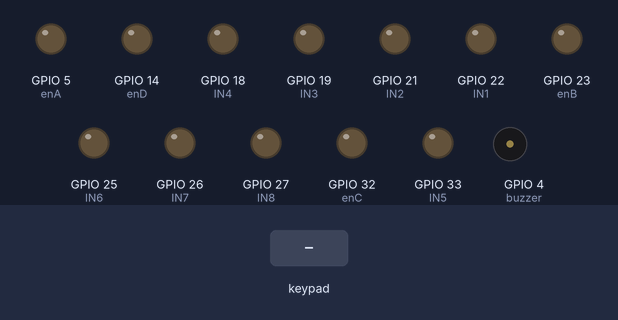
This sketch was run on a simulated ESP32. Parts: output pins drawn as LEDs (lit = HIGH), buzzer (waves = sounding, pin HIGH). The test bench sets the inputs (shaded band).

Above: at 2.4 s.
2.5 s: key 'U' pressed
At 2.7 s:
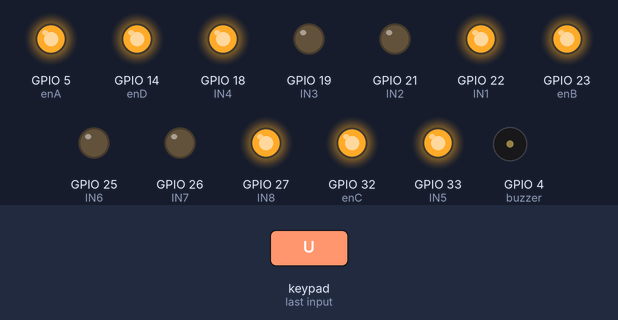
4.4 s: key 'D' pressed
At 4.6 s:
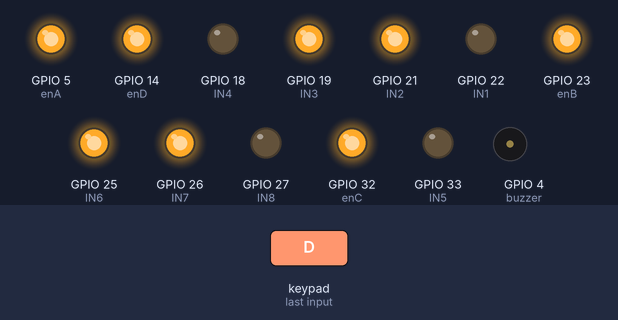
6.3 s: key 'L' pressed
At 6.5 s:
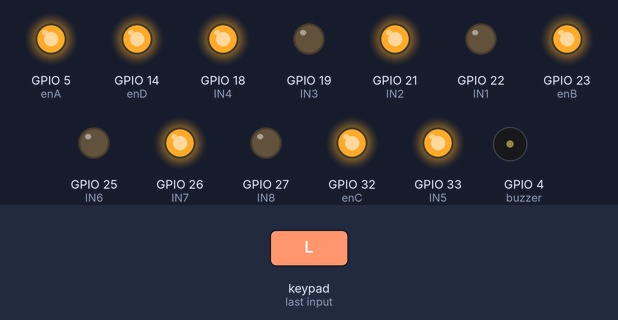
8.2 s: key 'R' pressed
At 8.4 s:
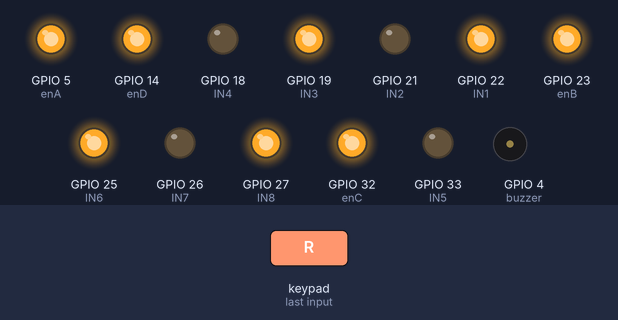
Timing chart, 0 to 11.1 s (numbered marks = the images above; inputs shaded):
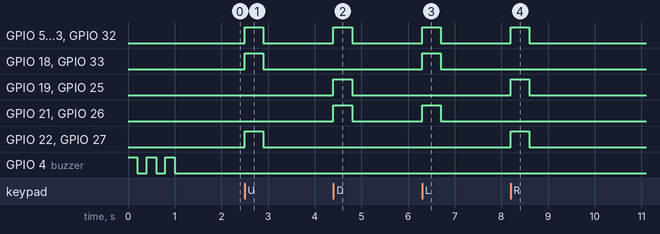

The sketch:

BT_CAR_ESP32.ino
```cpp
#include <Arduino.h>
#include "DabbleESP32.h"


char bleSignal;
int Speed = 255;
int enA = 5, enB = 23;
int IN1 = 22, IN2 = 21, IN3 = 19, IN4 = 18;
int enC = 32, enD = 14;
int IN5 = 33, IN6 = 25, IN7 = 26, IN8 = 27;
int buzzer = 4;


void setup() {
  Serial.begin(115200);
  Dabble.begin("NextGen ISSIG");


  ledcSetup(0, 5000, 8);
  ledcSetup(1, 5000, 8);
  ledcSetup(2, 5000, 8);
  ledcSetup(3, 5000, 8);

  ledcAttachPin(enA, 0);
  ledcAttachPin(enB, 1);
  ledcAttachPin(enC, 2);
  ledcAttachPin(enD, 3);


  pinMode(IN1, OUTPUT); pinMode(IN2, OUTPUT);
  pinMode(IN3, OUTPUT); pinMode(IN4, OUTPUT);
  pinMode(IN5, OUTPUT); pinMode(IN6, OUTPUT);
  pinMode(IN7, OUTPUT); pinMode(IN8, OUTPUT);
  pinMode(buzzer, OUTPUT);


  powerUpBuzzer();
}


void loop() {
  Dabble.processInput();


  if (GamePad.isUpPressed()) forward();
  else if (GamePad.isDownPressed()) backward();
  else if (GamePad.isLeftPressed()) left();
  else if (GamePad.isRightPressed()) right();
  else stop();
}


void powerUpBuzzer() {
  for (int i = 0; i < 3; i++) {
    digitalWrite(buzzer, HIGH);
    delay(200);
    digitalWrite(buzzer, LOW);
    delay(200);
  }
}


void connectedBuzzer() {
  for (int i = 0; i < 2; i++) {
    digitalWrite(buzzer, HIGH);
    delay(300);
    digitalWrite(buzzer, LOW);
    delay(300);
  }
}


void forward() {
  ledcWrite(0, Speed); ledcWrite(1, Speed);
  digitalWrite(IN1, HIGH); digitalWrite(IN2, LOW);
  digitalWrite(IN3, LOW); digitalWrite(IN4, HIGH);
  ledcWrite(2, Speed); ledcWrite(3, Speed);
  digitalWrite(IN5, HIGH); digitalWrite(IN6, LOW);
  digitalWrite(IN7, LOW); digitalWrite(IN8, HIGH);
}


void backward() {
  ledcWrite(0, Speed); ledcWrite(1, Speed);
  digitalWrite(IN1, LOW); digitalWrite(IN2, HIGH);
  digitalWrite(IN3, HIGH); digitalWrite(IN4, LOW);
  ledcWrite(2, Speed); ledcWrite(3, Speed);
  digitalWrite(IN5, LOW); digitalWrite(IN6, HIGH);
  digitalWrite(IN7, HIGH); digitalWrite(IN8, LOW);
}


void left() {
  ledcWrite(0, Speed); ledcWrite(1, Speed);
  digitalWrite(IN1, LOW); digitalWrite(IN2, HIGH);
  digitalWrite(IN3, LOW); digitalWrite(IN4, HIGH);
  ledcWrite(2, Speed); ledcWrite(3, Speed);
  digitalWrite(IN5, HIGH); digitalWrite(IN6, LOW);
  digitalWrite(IN7, HIGH); digitalWrite(IN8, LOW);
}


void right() {
  ledcWrite(0, Speed); ledcWrite(1, Speed);
  digitalWrite(IN1, HIGH); digitalWrite(IN2, LOW);
  digitalWrite(IN3, HIGH); digitalWrite(IN4, LOW);
  ledcWrite(2, Speed); ledcWrite(3, Speed);
  digitalWrite(IN5, LOW); digitalWrite(IN6, HIGH);
  digitalWrite(IN7, LOW); digitalWrite(IN8, HIGH);
}


void stop() {
  ledcWrite(0, 0); ledcWrite(1, 0);
  digitalWrite(IN1, LOW); digitalWrite(IN2, LOW);
  digitalWrite(IN3, LOW); digitalWrite(IN4, LOW);
  ledcWrite(2, 0); ledcWrite(3, 0);
  digitalWrite(IN5, LOW); digitalWrite(IN6, LOW);
  digitalWrite(IN7, LOW); digitalWrite(IN8, LOW);
}
```

Measured:
- after the input at 2.5 s, GPIO 5 (enA), GPIO 14 (enD), GPIO 18 (IN4), GPIO 22 (IN1), GPIO 23 (enB), GPIO 27 (IN8), GPIO 32 (enC), GPIO 33 (IN5): LOW → HIGH at once, → LOW 0.40 s later
- after the input at 4.4 s, GPIO 5 (enA), GPIO 14 (enD), GPIO 19 (IN3), GPIO 21 (IN2), GPIO 23 (enB), GPIO 25 (IN6), GPIO 26 (IN7), GPIO 32 (enC): LOW → HIGH at once, → LOW 0.40 s later
- after the input at 6.3 s, GPIO 5 (enA), GPIO 14 (enD), GPIO 18 (IN4), GPIO 21 (IN2), GPIO 23 (enB), GPIO 26 (IN7), GPIO 32 (enC), GPIO 33 (IN5): LOW → HIGH at once, → LOW 0.40 s later
- after the input at 8.2 s, GPIO 5 (enA), GPIO 14 (enD), GPIO 19 (IN3), GPIO 22 (IN1), GPIO 23 (enB), GPIO 25 (IN6), GPIO 27 (IN8), GPIO 32 (enC): LOW → HIGH at once, → LOW 0.40 s later
